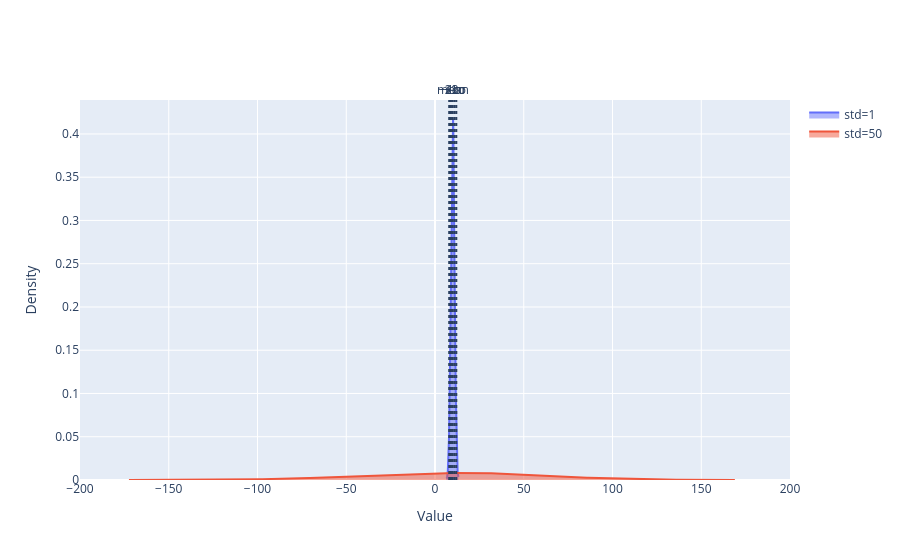

Notebook source saved alongside this figure:
### Markdown cell above
How are the two distributions different?

### Code cell
fig = go.Figure()

for data, mean, std, label in [(set1,10,1,"std=1"),(set2,10,50,"std=50")]:
    kde   = gaussian_kde(data)
    x_kde = np.linspace(data.min(), data.max(), 600)

    # fill="tozeroy" fills under the curve — makes spread differences obvious
    fig.add_trace(go.Scatter(
        x=x_kde, y=kde(x_kde),
        fill="tozeroy", mode="lines", name=label, opacity=0.6
    ))

# Add reference lines at mean and ±1σ, ±2σ for std=1
# This visually proves how tiny std=1's range is compared to std=50
for x_val, label in [(10,"mean"),(9,"−1σ"),(11,"+1σ"),(8,"−2σ"),(12,"+2σ")]:
    fig.add_vline(x=x_val, line_dash="dot",
                  annotation_text=label, annotation_position="top")

fig.update_xaxes(title_text="Value", range=[-200, 200])
fig.update_yaxes(title_text="Density")
fig.show()

### Figure 1 — Plotly figure (JSON) as saved in the notebook; plotly's stock layout.template omitted (floating-point values rounded to 4 significant figures; data arrays with more than 128 entries replaced by an {"elided": "..."} marker saying what was removed)
{"data": [{"fill": "tozeroy", "mode": "lines", "name": "std=1", "opacity": 0.6, "type": "scatter", "x": {"elided": "600 float values"}, "y": {"elided": "600 float values"}}, {"fill": "tozeroy", "mode": "lines", "name": "std=50", "opacity": 0.6, "type": "scatter", "x": {"elided": "600 float values"}, "y": {"elided": "600 float values"}}], "layout": {"annotations": [{"showarrow": false, "text": "mean", "x": 10, "xanchor": "center", "xref": "x", "y": 1, "yanchor": "bottom", "yref": "y domain"}, {"showarrow": false, "text": "−1σ", "x": 9, "xanchor": "center", "xref": "x", "y": 1, "yanchor": "bottom", "yref": "y domain"}, {"showarrow": false, "text": "+1σ", "x": 11, "xanchor": "center", "xref": "x", "y": 1, "yanchor": "bottom", "yref": "y domain"}, {"showarrow": false, "text": "−2σ", "x": 8, "xanchor": "center", "xref": "x", "y": 1, "yanchor": "bottom", "yref": "y domain"}, {"showarrow": false, "text": "+2σ", "x": 12, "xanchor": "center", "xref": "x", "y": 1, "yanchor": "bottom", "yref": "y domain"}], "shapes": [{"line": {"dash": "dot"}, "type": "line", "x0": 10, "x1": 10, "xref": "x", "y0": 0, "y1": 1, "yref": "y domain"}, {"line": {"dash": "dot"}, "type": "line", "x0": 9, "x1": 9, "xref": "x", "y0": 0, "y1": 1, "yref": "y domain"}, {"line": {"dash": "dot"}, "type": "line", "x0": 11, "x1": 11, "xref": "x", "y0": 0, "y1": 1, "yref": "y domain"}, {"line": {"dash": "dot"}, "type": "line", "x0": 8, "x1": 8, "xref": "x", "y0": 0, "y1": 1, "yref": "y domain"}, {"line": {"dash": "dot"}, "type": "line", "x0": 12, "x1": 12, "xref": "x", "y0": 0, "y1": 1, "yref": "y domain"}], "xaxis": {"range": [-200, 200], "title": {"text": "Value"}}, "yaxis": {"title": {"text": "Density"}}}}
